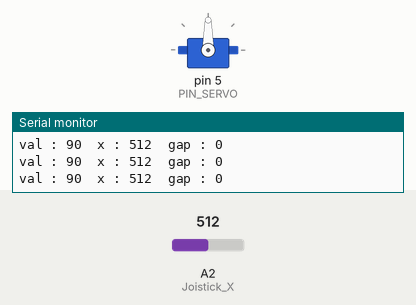
A sketch run on a simulated Arduino Uno, built with avr-gcc and run on an emulated ATmega328P. On the bench: servo, the last lines printed to the serial monitor. Inputs (shaded band) come from the test bench; at power-on: A2 (Joistick_X) = 512.

Above: at 1.2 s.
1.3 s: A2 (Joistick_X) set to 566
4.3 s: A2 (Joistick_X) set to 590
At 7.2 s:
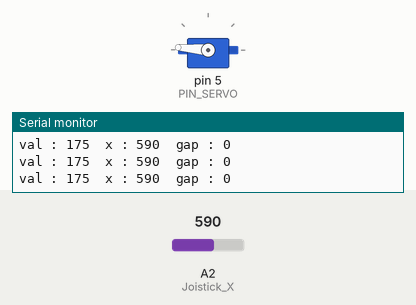
7.3 s: A2 (Joistick_X) set to 446
8.8 s: A2 (Joistick_X) set to 423
At 14.6 s:
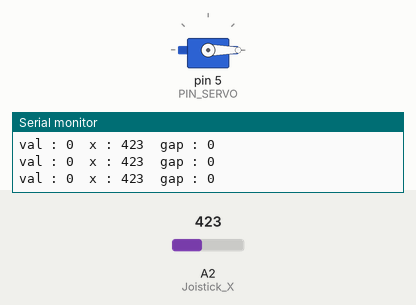
14.8 s: A2 (Joistick_X) set to 1023
At 15.56 s:
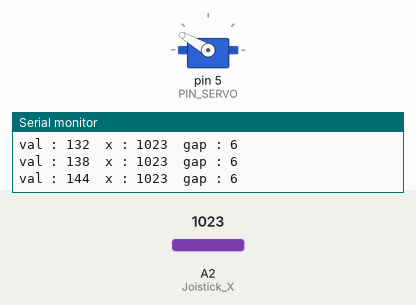
Timing chart, 0 to 17.8 s (numbered marks = the images above; inputs shaded):
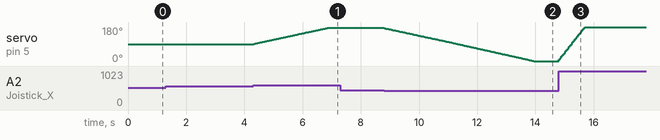

Measured:
- the behaviour switches between 583 and 584 on A2 (Joistick_X) (found by bisection; images 0 and 1)
- the behaviour switches between 436 and 435 on A2 (Joistick_X) (found by bisection; images 1 and 2)
- after the input at 4.3 s, servo on pin 5 (PIN_SERVO): moves from 90° to 175° over 2.5 s, starting at once
- after the input at 8.8 s, servo on pin 5 (PIN_SERVO): moves from 175° to 0° over 5.1 s, starting at once
- after the input at 14.8 s, servo on pin 5 (PIN_SERVO): moves from 0° to 180° over 0.89 s, starting at once

The sketch:

servo_joystick.ino
```cpp
#include <Servo.h>

#define PIN_SERVO 5
#define DSW A0
#define Joistick_X A2

Servo servo;
int val=90;
int gap;
void setup() {
    Serial.begin(9600);
  servo.attach(PIN_SERVO);

 servo.write(90);
}

void loop() {

  //  int val=analogRead(DSW);
  int x=analogRead(Joistick_X);
  gap=0;
  if (x>510 && val<175) {
    gap=x;
    gap=map(gap,510,1024,0,7);
    val += gap;
  }
  if (x<490 && val>0) {
    gap=509-x;
    gap=map(gap,0,512,0,7);
    val -= gap;
  }

 if (val<0) val=0;
 if (val>180) val=180;


   // val = map(val,0,1023,0,179);
    servo.write(val);
    Serial.print("val : ");
    Serial.print(val);
    Serial.print("  x : ");
    Serial.print(x);
    Serial.print("  gap : ");
    Serial.println(gap);

    delay(15);


}
```
